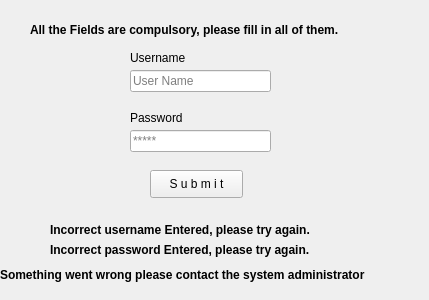
<?xml version="1.0" encoding="UTF-8"?>
<ui version="4.0">
 <class>HealthCareWorkerLoginPage</class>
 <widget class="QWidget" name="HealthCareWorkerLoginPage">
  <property name="geometry">
   <rect>
    <x>0</x>
    <y>0</y>
    <width>429</width>
    <height>300</height>
   </rect>
  </property>
  <property name="windowTitle">
   <string>Electronic Vaccination Data System</string>
  </property>
  <widget class="QLabel" name="lb_username">
   <property name="geometry">
    <rect>
     <x>130</x>
     <y>50</y>
     <width>71</width>
     <height>16</height>
    </rect>
   </property>
   <property name="text">
    <string>Username</string>
   </property>
  </widget>
  <widget class="QLineEdit" name="et_hcwUsername">
   <property name="geometry">
    <rect>
     <x>130</x>
     <y>70</y>
     <width>141</width>
     <height>22</height>
    </rect>
   </property>
   <property name="echoMode">
    <enum>QLineEdit::Normal</enum>
   </property>
   <property name="placeholderText">
    <string>User Name</string>
   </property>
  </widget>
  <widget class="QLabel" name="label_2">
   <property name="geometry">
    <rect>
     <x>130</x>
     <y>110</y>
     <width>55</width>
     <height>16</height>
    </rect>
   </property>
   <property name="text">
    <string>Password</string>
   </property>
  </widget>
  <widget class="QLineEdit" name="et_hcwPass">
   <property name="geometry">
    <rect>
     <x>130</x>
     <y>130</y>
     <width>141</width>
     <height>22</height>
    </rect>
   </property>
   <property name="echoMode">
    <enum>QLineEdit::Password</enum>
   </property>
   <property name="placeholderText">
    <string>*****</string>
   </property>
  </widget>
  <widget class="QPushButton" name="btn_hcwSbmitCred">
   <property name="geometry">
    <rect>
     <x>150</x>
     <y>170</y>
     <width>93</width>
     <height>28</height>
    </rect>
   </property>
   <property name="text">
    <string>S u b m i t</string>
   </property>
  </widget>
  <widget class="QLabel" name="lb_hcwlginun">
   <property name="geometry">
    <rect>
     <x>50</x>
     <y>220</y>
     <width>311</width>
     <height>20</height>
    </rect>
   </property>
   <property name="font">
    <font>
     <weight>75</weight>
     <bold>true</bold>
    </font>
   </property>
   <property name="text">
    <string>Incorrect username Entered, please try again.</string>
   </property>
  </widget>
  <widget class="QLabel" name="lb_hcwlginpw">
   <property name="geometry">
    <rect>
     <x>50</x>
     <y>240</y>
     <width>311</width>
     <height>20</height>
    </rect>
   </property>
   <property name="font">
    <font>
     <weight>75</weight>
     <bold>true</bold>
    </font>
   </property>
   <property name="text">
    <string>Incorrect password Entered, please try again.</string>
   </property>
  </widget>
  <widget class="QLabel" name="lb_hcwlgmissingnfo">
   <property name="geometry">
    <rect>
     <x>30</x>
     <y>20</y>
     <width>361</width>
     <height>20</height>
    </rect>
   </property>
   <property name="font">
    <font>
     <weight>75</weight>
     <bold>true</bold>
    </font>
   </property>
   <property name="text">
    <string>All the Fields are compulsory, please fill in all of them.</string>
   </property>
  </widget>
  <widget class="QLabel" name="lb_hcwlgnErr">
   <property name="geometry">
    <rect>
     <x>0</x>
     <y>259</y>
     <width>421</width>
     <height>31</height>
    </rect>
   </property>
   <property name="font">
    <font>
     <weight>75</weight>
     <bold>true</bold>
    </font>
   </property>
   <property name="text">
    <string>Something went wrong please contact the system administrator</string>
   </property>
  </widget>
 </widget>
 <resources/>
 <connections/>
</ui>
